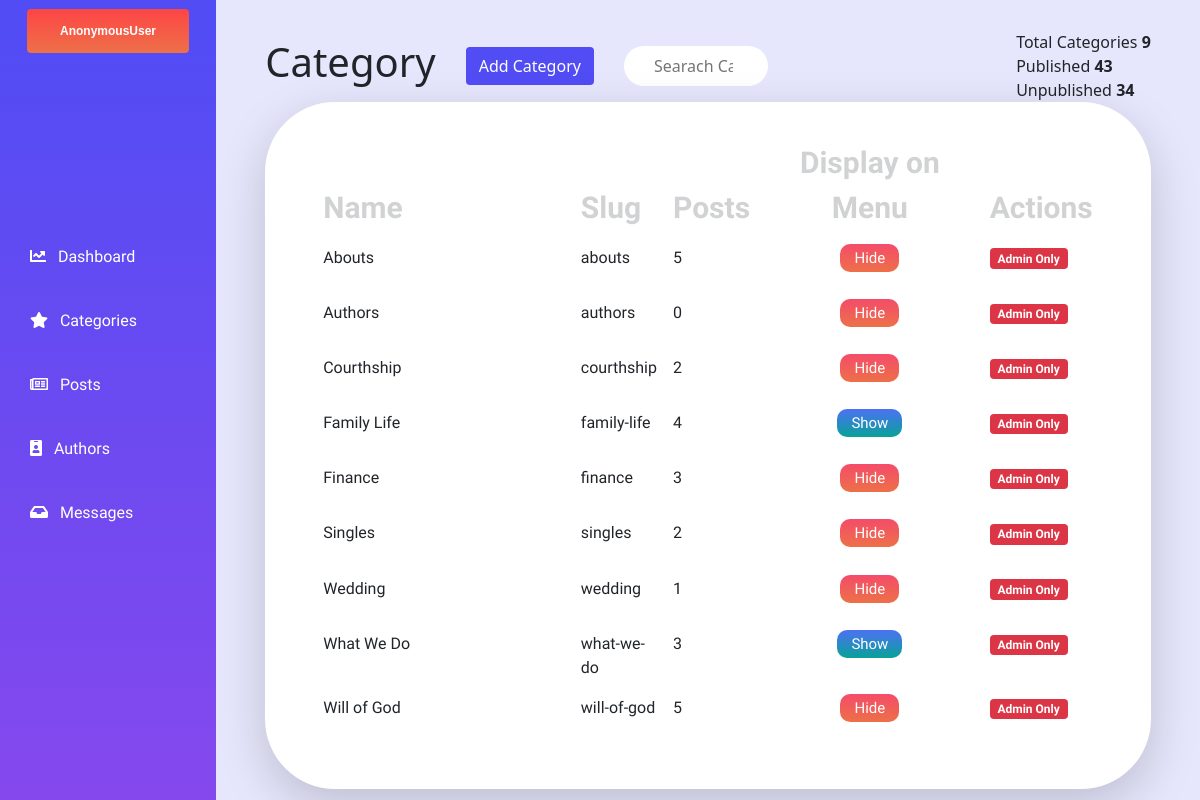
Page /dashboard/categories/ on the earlier database version.
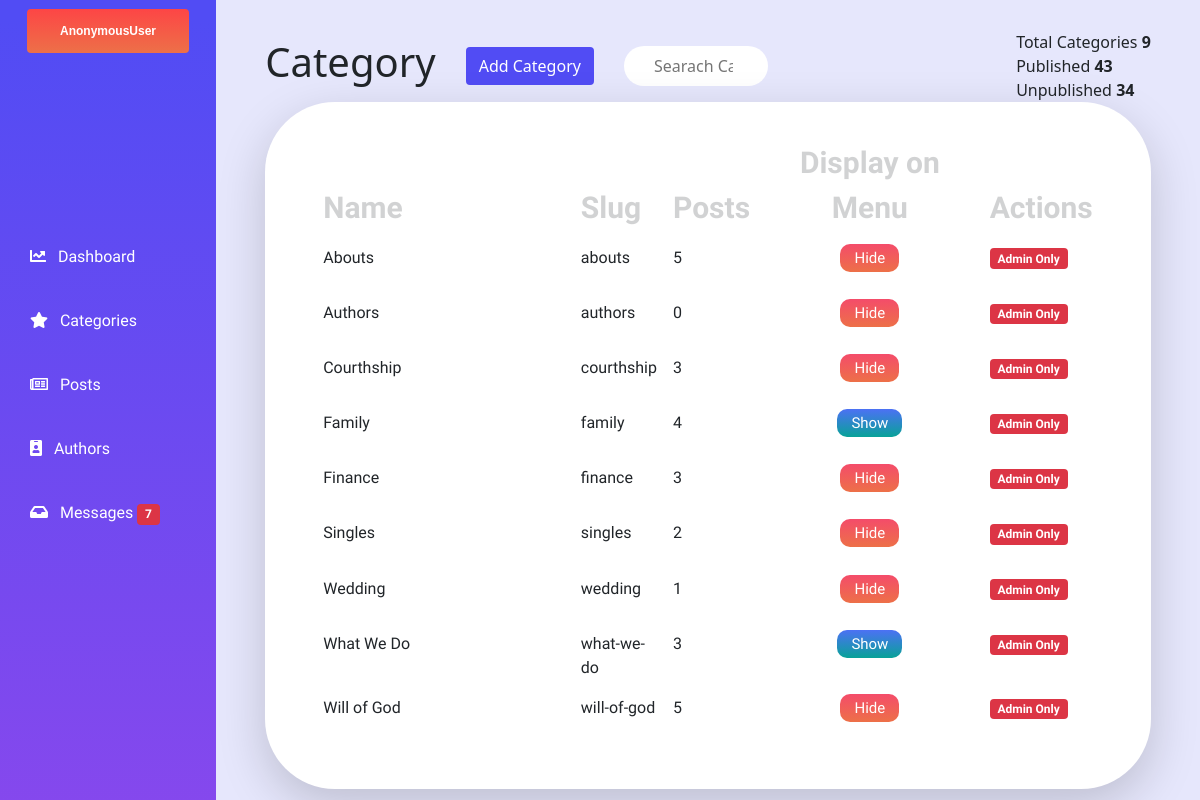
Same page on the later database version.
### website/models.py (models this page shows, shortened)
class Category(models.Model):
    name = models.CharField(max_length=250, unique=True)
    description = models.TextField(blank=True)
    slug = models.SlugField(null=True,unique=True)
    navbar = models.BooleanField(default=False)
    class Meta:
        ordering = ('name',)
        verbose_name = 'category'
        verbose_name_plural = 'categories'
    def post_count(self):
        return Post.objects.filter(category=self).count()

### dashboard/views.py (the view)
# urls.py: path('categories/', views.categoryView, name='categories'),
def categoryView(request):
    category_list = Category.objects.all()
    context = {
        'category_list': category_list,
    }
    return render(request, 'dashboard/category.html', context)

### contact/forms.py
class MessageForm(ModelForm):
    class Meta:
        model = Messages
        fields = ['name', 'email', 'body']

### website/context_processors.py (called while the page is built)
def whatWeDo(request):
    whatWeDo = Post.objects.filter(category = 8)
    return dict(whatWeDo=whatWeDo)

def menu(request):
    links = Category.objects.filter(navbar = True)
    return dict(links=links)

def post_menu(request):
    post_list = Post.objects.filter(published = True)
    return dict(post_list=post_list)

def message_count(request):
    message_countAll = Messages.objects.filter(read=False)
    message_count = message_countAll.count()
    return dict(message_count=message_count)

def contact_form(request):
    formMessage = MessageForm()
    context = {
        'formMessage':formMessage
    }
    return context

### dashboard/templates/dashboard/category.html (shortened to what this page needs)
{% extends "baseManager.html" %}
{% load static %}
{% block content%}
<link rel="stylesheet" href="{% static 'css/category.css' %}" />
  <div class="content mobileContainer">
    <div style="width: 90%;" class="tableHeaderContainer">
      <div class="postSection">
        <h1 class="postSectionItem">Category</h1>
        <a  href="{% url 'dashboard:addCategory' %}" class="postSectionItem btn btn-purple">Add Category</a>
        <form class="postSectionItem">
            <input class="postSectionSearch unwanted-column" placeholder="Searach Category.." type="search">
        </form>
      </div>
      <div style="float: right !important;" class="unwanted-column figuresSection">
        <p class="totalParagraph">Total Categories <span class="totalParagraphBold"> {{category_list|length}}</span></p>
        <p class="totalParagraph">Published <span class="totalParagraphBold"> 43</span></p>
        <p class="totalParagraph">Unpublished <span class="totalParagraphBold"> 34</span></p>
      </div>
    </div>
<div class="tableConatiner shadow-lg">
    <table  class="myTableStyling table table-borderless ">
        <thead class="thead-dark">
          <tr>
              <th class="nameWidthTable" scope="">Name</th>
            <th class="unwanted-column"  scope="">Slug</th>
            <th scope="cl">Posts</th>
            <th style="width: 50%;" class="text-center unwanted-column" scope="cl">Display on Menu</th>
            <th scope="">Actions</th>
          </tr>
        </thead>
        <tbody>
            {% for category in category_list %}
          <tr class="hoverMe">
            <td class="">{{category.name}}</td>
            <td style="width: 10%;" class="unwanted-column">{{category.slug}}</td>
            <td>{{category.post_count}}</td>
            <td class="text-center unwanted-column">
            {% if category.navbar %}
                <a href=""  class="buttonUnPublish">Hide</a>
            {%else%}
            <a href=""  class="buttonPublish">Show</a>
            {% endif %}
            </td>
            <td class="actionRow">
              {% if request.user.groups.all.0.name == 'Admin' %}
                <a class="actionItem"  href="{% url 'dashboard:editCategory' category.slug %}"><i class="far fa-edit"></i></a>
                <a class="text-danger actionItem text-center" href="{% url 'dashboard:deleteCategory' category.slug %}"><i class="fas fa-trash"></i></a>
                {%else%}
                <p class="badge bg-danger">Admin Only</p>
            {% endif %}
              </td>
          </tr>
          {% endfor %}
        </tbody>
      </table>
</div>
</div>
{% endblock content%}

Differences in the rows shown:
computed for Category "Courthship": post_count "2" → "3"
changed Category: name "Family Life" → "Family"; slug "family-life" → "family"
Other differences:
{{ message_count }}: (not shown) → "7"
